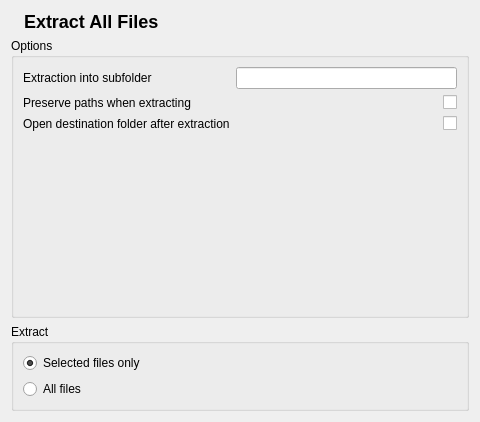
<ui version="4.0" >
 <author>Henrique Pinto &lt;henrique.pinto@kdemail.net></author>
 <class>ExtractionDialog</class>
 <widget class="QWidget" name="ExtractionDialog" >
  <property name="geometry" >
   <rect>
    <x>0</x>
    <y>0</y>
    <width>480</width>
    <height>422</height>
   </rect>
  </property>
  <property name="sizePolicy" >
   <sizepolicy vsizetype="Minimum" hsizetype="Preferred" >
    <horstretch>0</horstretch>
    <verstretch>0</verstretch>
   </sizepolicy>
  </property>
  <property name="minimumSize" >
   <size>
    <width>480</width>
    <height>50</height>
   </size>
  </property>
  <property name="windowTitle" >
   <string>Extraction Dialog</string>
  </property>
  <layout class="QVBoxLayout" name="verticalLayout_2" >
   <item>
    <layout class="QHBoxLayout" name="horizontalLayout" >
     <item>
      <widget class="QLabel" name="iconLabel" >
       <property name="sizePolicy" >
        <sizepolicy vsizetype="Maximum" hsizetype="Minimum" >
         <horstretch>0</horstretch>
         <verstretch>0</verstretch>
        </sizepolicy>
       </property>
       <property name="maximumSize" >
        <size>
         <width>256</width>
         <height>256</height>
        </size>
       </property>
       <property name="text" >
        <string/>
       </property>
       <property name="pixmap" >
        <pixmap>../../../../../kde-devel/ark-trunk/pics/ox32-action-ark_extract.png</pixmap>
       </property>
       <property name="scaledContents" >
        <bool>false</bool>
       </property>
       <property name="alignment" >
        <set>Qt::AlignCenter</set>
       </property>
      </widget>
     </item>
     <item>
      <widget class="QLabel" name="extractAllLabel" >
       <property name="sizePolicy" >
        <sizepolicy vsizetype="Maximum" hsizetype="Expanding" >
         <horstretch>0</horstretch>
         <verstretch>0</verstretch>
        </sizepolicy>
       </property>
       <property name="text" >
        <string>&lt;font size="+2">&lt;b>Extract All Files&lt;/b>&lt;/font></string>
       </property>
      </widget>
     </item>
    </layout>
   </item>
   <item>
    <widget class="QGroupBox" name="groupBox" >
     <property name="sizePolicy" >
      <sizepolicy vsizetype="Expanding" hsizetype="Preferred" >
       <horstretch>0</horstretch>
       <verstretch>0</verstretch>
      </sizepolicy>
     </property>
     <property name="title" >
      <string>Options</string>
     </property>
     <layout class="QFormLayout" name="formLayout" >
      <property name="fieldGrowthPolicy" >
       <enum>QFormLayout::AllNonFixedFieldsGrow</enum>
      </property>
      <item row="0" column="0" >
       <widget class="QLabel" name="subFolderLabel" >
        <property name="text" >
         <string>Extraction into subfolder</string>
        </property>
       </widget>
      </item>
      <item row="4" column="1" >
       <widget class="QCheckBox" name="openFolderCheckBox" >
        <property name="layoutDirection" >
         <enum>Qt::RightToLeft</enum>
        </property>
        <property name="text" >
         <string/>
        </property>
       </widget>
      </item>
      <item row="3" column="1" >
       <widget class="QCheckBox" name="preservePaths" >
        <property name="layoutDirection" >
         <enum>Qt::RightToLeft</enum>
        </property>
        <property name="text" >
         <string/>
        </property>
       </widget>
      </item>
      <item row="3" column="0" >
       <widget class="QLabel" name="subFolderLabel_2" >
        <property name="text" >
         <string>Preserve paths when extracting</string>
        </property>
       </widget>
      </item>
      <item row="4" column="0" >
       <widget class="QLabel" name="subFolderLabel_3" >
        <property name="text" >
         <string>Open destination folder after extraction</string>
        </property>
       </widget>
      </item>
      <item row="0" column="1" >
       <widget class="KLineEdit" name="subfolder" >
        <property name="showClearButton" stdset="0" >
         <bool>true</bool>
        </property>
       </widget>
      </item>
     </layout>
    </widget>
   </item>
   <item>
    <widget class="QGroupBox" name="filesToExtractGroupBox" >
     <property name="sizePolicy" >
      <sizepolicy vsizetype="Preferred" hsizetype="MinimumExpanding" >
       <horstretch>0</horstretch>
       <verstretch>0</verstretch>
      </sizepolicy>
     </property>
     <property name="title" >
      <string>Extract</string>
     </property>
     <property name="flat" >
      <bool>false</bool>
     </property>
     <property name="checkable" >
      <bool>false</bool>
     </property>
     <layout class="QVBoxLayout" >
      <item>
       <widget class="QRadioButton" name="selectedFilesButton" >
        <property name="text" >
         <string>Selected files only</string>
        </property>
        <property name="checked" >
         <bool>true</bool>
        </property>
       </widget>
      </item>
      <item>
       <widget class="QRadioButton" name="allFilesButton" >
        <property name="text" >
         <string>All files</string>
        </property>
       </widget>
      </item>
     </layout>
    </widget>
   </item>
  </layout>
 </widget>
 <customwidgets>
  <customwidget>
   <class>KLineEdit</class>
   <extends>QLineEdit</extends>
   <header>klineedit.h</header>
  </customwidget>
 </customwidgets>
 <resources/>
 <connections/>
</ui>
